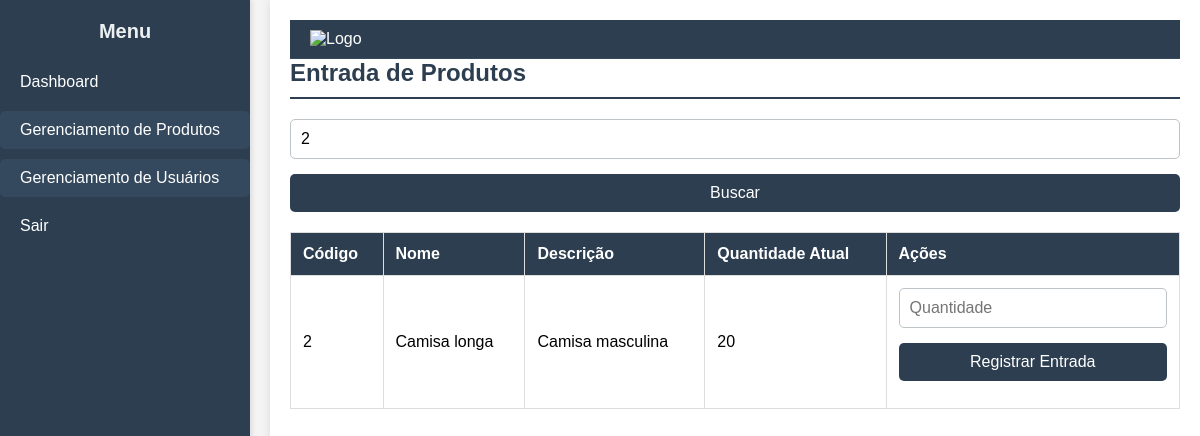
The page /entrada-produto.php?busca=2 (signed in) on the database as committed earlier.
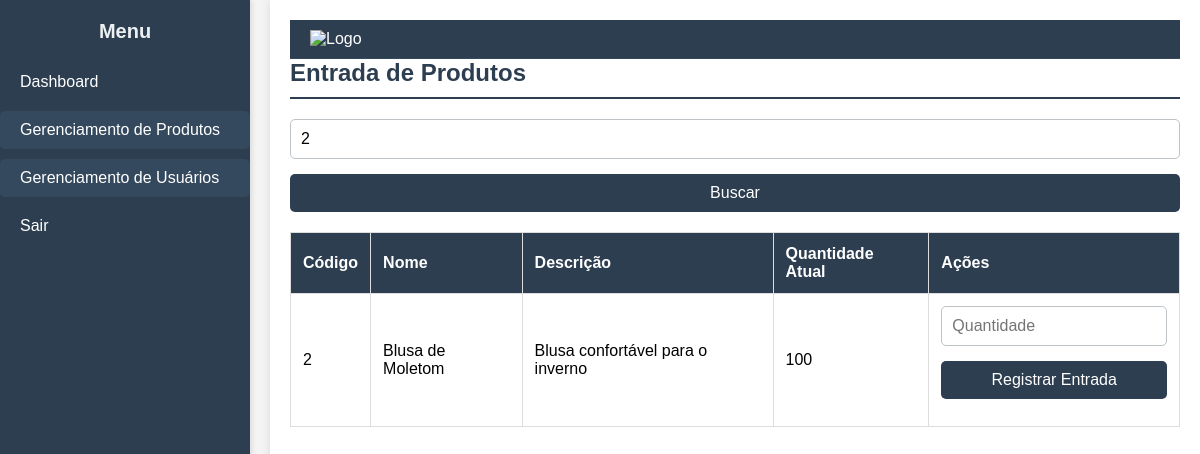
The same page on the database as committed later.
### tables this page shows
CREATE TABLE `produtos` (
  `id` int(11) NOT NULL,
  `nome` varchar(100) NOT NULL,
  `descricao` text DEFAULT NULL,
  `quantidade` int(11) NOT NULL,
  `preco` decimal(10,2) NOT NULL,
  `categoria_id` int(11) DEFAULT NULL
);

### entrada-produto.php (the view, shortened to what this page needs)
<?php
include_once 'db/connect.php';
$busca = isset($_GET['busca']) ? trim($_GET['busca']) : '';
if ($busca) {
    $stmt = $pdo->prepare("SELECT * FROM produtos WHERE id = :id OR nome LIKE :nome");
    $stmt->bindValue(':id', $busca, PDO::PARAM_INT);
    $stmt->bindValue(':nome', '%' . $busca . '%', PDO::PARAM_STR);
    $stmt->execute();
} else {
    $stmt = $pdo->query("SELECT * FROM produtos");
}
$produtos = $stmt->fetchAll(PDO::FETCH_ASSOC);
?>
<!DOCTYPE html>
<html lang="pt-br">
<head>
    <link rel="stylesheet" href="css/style.css">
</head>
<body>
    <div class="container">
        <?php include_once 'includes/sidebar.php'; ?>
        <main class="content">
            <header class="header">
                <div class="logo">
                <img src="https://bluefocus.com.br/sites/default/files/styles/medium/public/estoque.png?itok=1yVi8VcO" alt="Logo" width="50">
                </div>
            </header>
            <div class="scrollable-content">
                <h2>Entrada de Produtos</h2>
                <form method="GET" style="margin-bottom: 20px;">
                    <input type="text" name="busca" placeholder="Buscar por nome ou código" value="<?= htmlspecialchars($busca) ?>" required>
                    <button type="submit">Buscar</button>
                </form>
                <table>
                    <thead>
                        <tr>
                            <th>Código</th>
                            <th>Nome</th>
                            <th>Descrição</th>
                            <th>Quantidade Atual</th>
                            <th>Ações</th>
                        </tr>
                    </thead>
                    <tbody>
                        <?php foreach ($produtos as $produto): ?>
                            <tr>
                                <td><?= $produto['id'] ?></td>
                                <td><?= htmlspecialchars($produto['nome']) ?></td>
                                <td><?= htmlspecialchars($produto['descricao']) ?></td>
                                <td><?= $produto['quantidade'] ?></td>
                                <td>
                                    <form method="POST" style="display:inline;">
                                        <input type="number" name="quantidade_adicional" placeholder="Quantidade" min="1" required>
                                        <button type="submit">Registrar Entrada</button>
                                    </form>
                                </td>
                            </tr>
                        <?php endforeach; ?>
                    </tbody>
                </table>
            </div>
        </main>
    </div>
</body>
</html>

Rows that differ between the two databases and show on the page:
changed produtos id 2: nome "Camisa longa" → "Blusa de Moletom"; descricao "Camisa masculina" → "Blusa confortável para o inverno"; quantidade "20" → "100"
